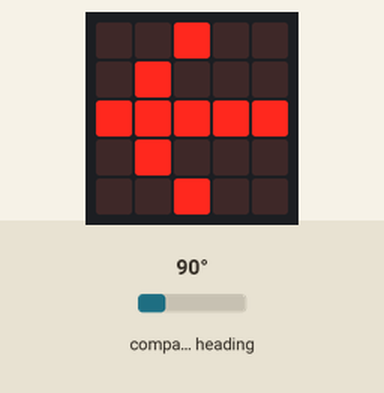
This program was run on a simulated BBC micro:bit (MakeCode). Parts: the board's 5×5 LED display. The inputs (shaded band) are chosen by the test bench; at power-on: compass heading 90°. The compass is already calibrated.

Above: at 1.2 s.
1.3 s: compass heading set to 49°
2.8 s: compass heading set to 42°
At 4.1 s:
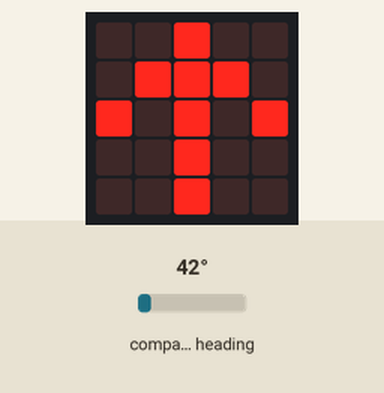
4.4 s: compass heading set to 180°
At 5.0 s:
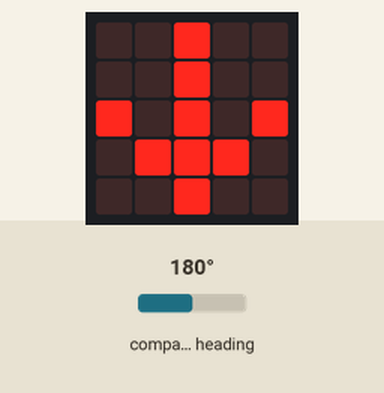
6.1 s: compass heading set to 221°
7.6 s: compass heading set to 230°
At 8.5 s:
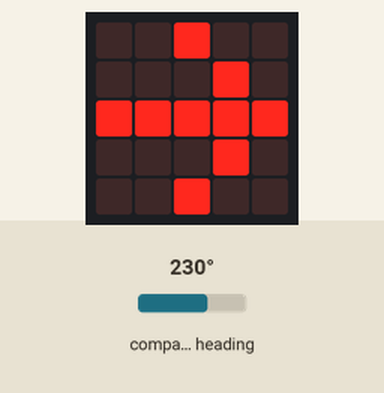
9.4 s: compass heading set to 7°
At 10.3 s:
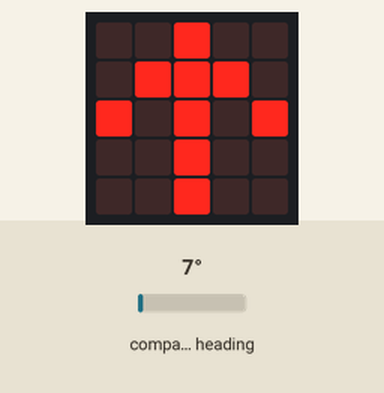
Timing chart, 0 to 12.1 s (numbered marks = the images above; inputs shaded):
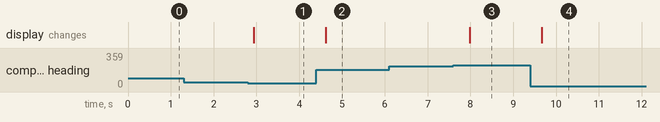

The program:

main.ts
```typescript
let orientation = 0
basic.forever(function () {
    orientation = input.compassHeading()
    if (orientation > 45 && orientation <= 135) {
        basic.showLeds(`
            . . # . .
            . # . . .
            # # # # #
            . # . . .
            . . # . .
            `)
    } else if (orientation > 135 && orientation < 225) {
        basic.showLeds(`
            . . # . .
            . . # . .
            # . # . #
            . # # # .
            . . # . .
            `)
    } else if (orientation >= 225 && orientation < 315) {
        basic.showLeds(`
            . . # . .
            . . . # .
            # # # # #
            . . . # .
            . . # . .
            `)
    } else {
        basic.showLeds(`
            . . # . .
            . # # # .
            # . # . #
            . . # . .
            . . # . .
            `)
    }
})
```

test.ts
```typescript
// les tests vont ici ; cela ne sera pas compilé si ce paquet est utilisé en tant qu'extension.
```

Measured:
- the behaviour switches between 46 and 45° on compass heading (found by bisection; images 0 and 1)
- the behaviour switches between 224 and 225° on compass heading (found by bisection; images 2 and 3)
- after the input at 1.3 s, every drawn part: stays the same
- after the input at 2.8 s, the display: changes after 0.14 s (image 1)
- after the input at 4.4 s, the display: changes after 0.22 s (image 2)
- after the input at 6.1 s, every drawn part: stays the same
- after the input at 7.6 s, the display: changes after 0.38 s (image 3)
- after the input at 9.4 s, the display: changes after 0.27 s (image 4)
